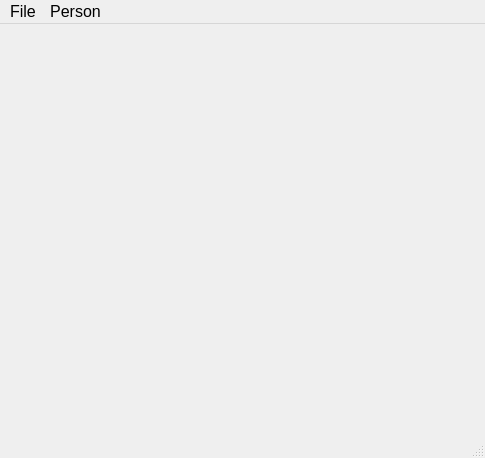
<?xml version="1.0" encoding="UTF-8"?>
<ui version="4.0">
 <class>m_window</class>
 <widget class="QMainWindow" name="m_window">
  <property name="geometry">
   <rect>
    <x>0</x>
    <y>0</y>
    <width>485</width>
    <height>458</height>
   </rect>
  </property>
  <property name="font">
   <font>
    <pointsize>12</pointsize>
   </font>
  </property>
  <property name="windowTitle">
   <string>Sample Application</string>
  </property>
  <property name="windowIcon">
   <iconset resource="../../Icons/Icons.qrc">
    <normaloff>:/Main/HWU.jpg</normaloff>:/Main/HWU.jpg</iconset>
  </property>
  <widget class="QWidget" name="centralwidget"/>
  <widget class="QMenuBar" name="menubar">
   <property name="geometry">
    <rect>
     <x>0</x>
     <y>0</y>
     <width>485</width>
     <height>27</height>
    </rect>
   </property>
   <widget class="QMenu" name="menuFile">
    <property name="title">
     <string>File</string>
    </property>
    <addaction name="action_Quit"/>
   </widget>
   <widget class="QMenu" name="menuPerson">
    <property name="title">
     <string>Person</string>
    </property>
    <addaction name="action_AddPerson"/>
   </widget>
   <addaction name="menuFile"/>
   <addaction name="menuPerson"/>
  </widget>
  <widget class="QStatusBar" name="statusbar"/>
  <action name="action_Quit">
   <property name="icon">
    <iconset resource="../../Icons/Icons.qrc">
     <normaloff>:/Buttons/cross.png</normaloff>:/Buttons/cross.png</iconset>
   </property>
   <property name="text">
    <string>Quit</string>
   </property>
   <property name="font">
    <font>
     <pointsize>8</pointsize>
    </font>
   </property>
  </action>
  <action name="action_AddPerson">
   <property name="text">
    <string>Add Person</string>
   </property>
   <property name="font">
    <font>
     <pointsize>8</pointsize>
    </font>
   </property>
  </action>
 </widget>
 <resources>
  <include location="../../Icons/Icons.qrc"/>
 </resources>
 <connections/>
</ui>
